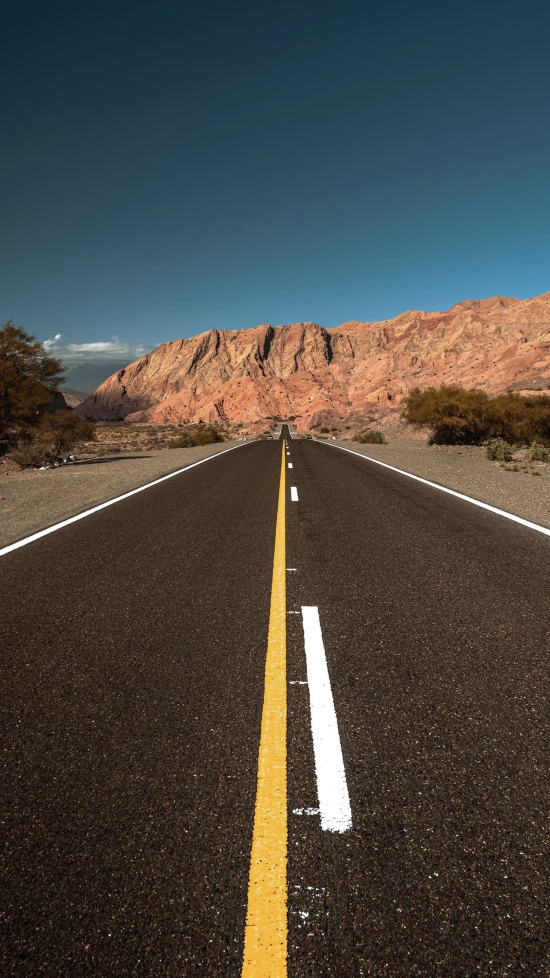
#> input picture project/ipm_cuda/images/road.jpg, 1100 x 1956 px (shown at 1/2 size)
$ python convert_img.py
#> lines starting #> are read from the running program, lines starting #| are printed output that depends on the picture
import cv2
import sys

# 1. 这里填你的真实图片文件名 (jpg/png 都可以)
# input_filename = "real_road.jpg"  # <--- 请修改这里！！！
input_filename = "images/road.jpg"

# 读取图片
img = cv2.imread(input_filename)
#> img is the input picture: shape (1956, 1100, 3); mean B, G, R 67.6, 73.3, 75.8
if img is None:
    print(f"找不到文件: {input_filename}")
    sys.exit(1)

# 2. 调整大小 (可选)
# 为了和你的 C++ 代码默认设置匹配，也为了计算快一点，
# 建议把图片统一缩放到 640x480 或者 1280x720
img = cv2.resize(img, (640, 480))
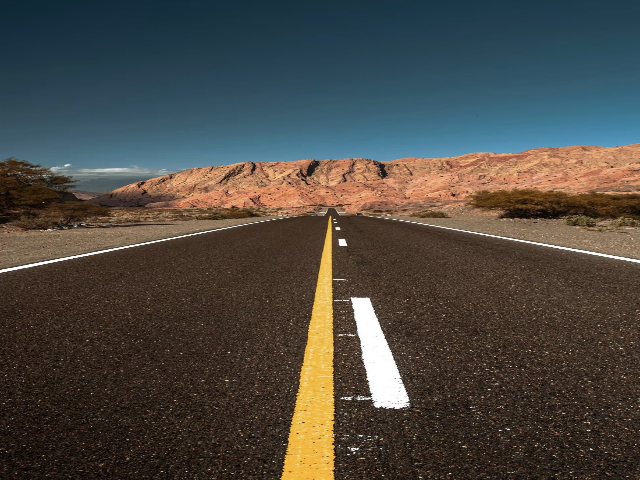
#> img: shape (480, 640, 3); mean B, G, R 67.5, 73.2, 75.7

# 3. 转成灰度图
# C++ 代码只处理单通道灰度图，所以这里必须转
gray = cv2.cvtColor(img, cv2.COLOR_BGR2GRAY)
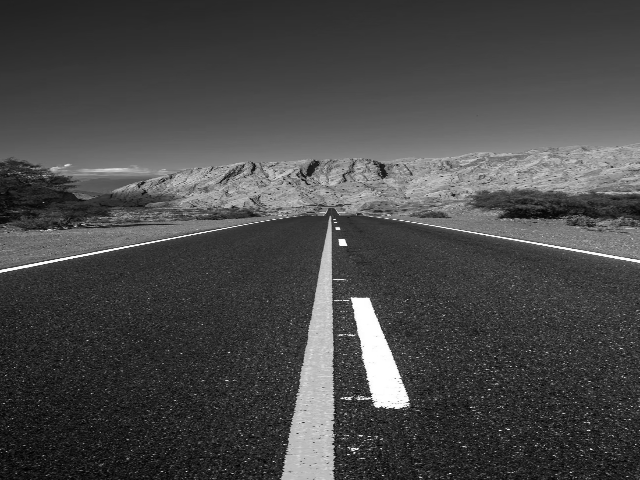
#> gray: shape (480, 640); min 1, max 255, mean 73.3

# 4. 保存为 input.pgm
# OpenCV 会自动根据后缀名保存为 P5 格式 (Binary PGM)
cv2.imwrite("input.pgm", gray)

print(f"成功！已将 {input_filename} 转换为 input.pgm (640x480)")
